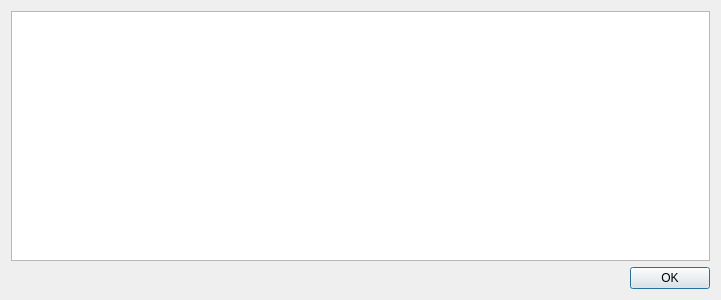
<?xml version="1.0" encoding="UTF-8"?>
<ui version="4.0">
 <class>query::SqlHistoryDialog</class>
 <widget class="QDialog" name="query::SqlHistoryDialog">
  <property name="geometry">
   <rect>
    <x>0</x>
    <y>0</y>
    <width>721</width>
    <height>300</height>
   </rect>
  </property>
  <property name="windowTitle">
   <string>Dialog</string>
  </property>
  <layout class="QVBoxLayout" name="verticalLayout_2">
   <item>
    <layout class="QVBoxLayout" name="verticalLayout">
     <item>
      <widget class="QTextEdit" name="textEdit"/>
     </item>
    </layout>
   </item>
   <item>
    <widget class="QDialogButtonBox" name="buttonBox">
     <property name="orientation">
      <enum>Qt::Horizontal</enum>
     </property>
     <property name="standardButtons">
      <set>QDialogButtonBox::Ok</set>
     </property>
    </widget>
   </item>
  </layout>
 </widget>
 <resources/>
 <connections/>
</ui>
